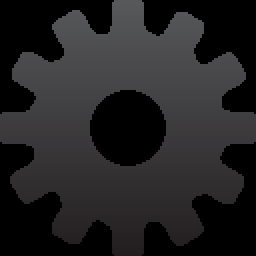
#> input picture bin/main/java/images/process.png, 128 x 128 px (shown 2 times larger)
$ python multiscale.py --template ../bin/main/java/images/process.png --images ../bin/main/java/images
#> lines starting #> are read from the running program, lines starting #| are printed output that depends on the picture
# import the necessary packages
import numpy as np
import argparse
import imutils
import glob
import cv2

# construct the argument parser and parse the arguments
ap = argparse.ArgumentParser()
ap.add_argument("-t", "--template", required=True, help="Path to template image")
ap.add_argument("-i", "--images", required=True,
	help="Path to images where template will be matched")
ap.add_argument("-v", "--visualize",
	help="Flag indicating whether or not to visualize each iteration")
args = vars(ap.parse_args())

# load the image image, convert it to grayscale, and detect edges
template = cv2.imread(args["template"])
#> template is the input picture: shape (128, 128, 3); mean B, G, R 35.3, 34.5, 35.3
template = cv2.cvtColor(template, cv2.COLOR_BGR2GRAY)
#> template: shape (128, 128)
template = cv2.Canny(template, 50, 200)
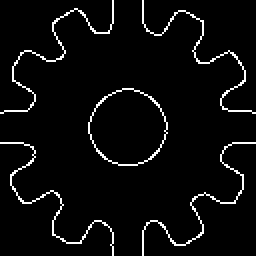
#> template: shape (128, 128) (shown 2 times larger); 4.3% white in thin lines or dots
(tH, tW) = template.shape[:2]
#> tH = 128; tW = 128
cv2.imshow("Template", template)

# loop over the images to find the template in
for imagePath in ['A.png']:
	# load the image, convert it to grayscale, and initialize the
	# bookkeeping variable to keep track of the matched region
	image = cv2.imread(imagePath)
#> (the run stopped early here; a loop or call above may not have finished)
